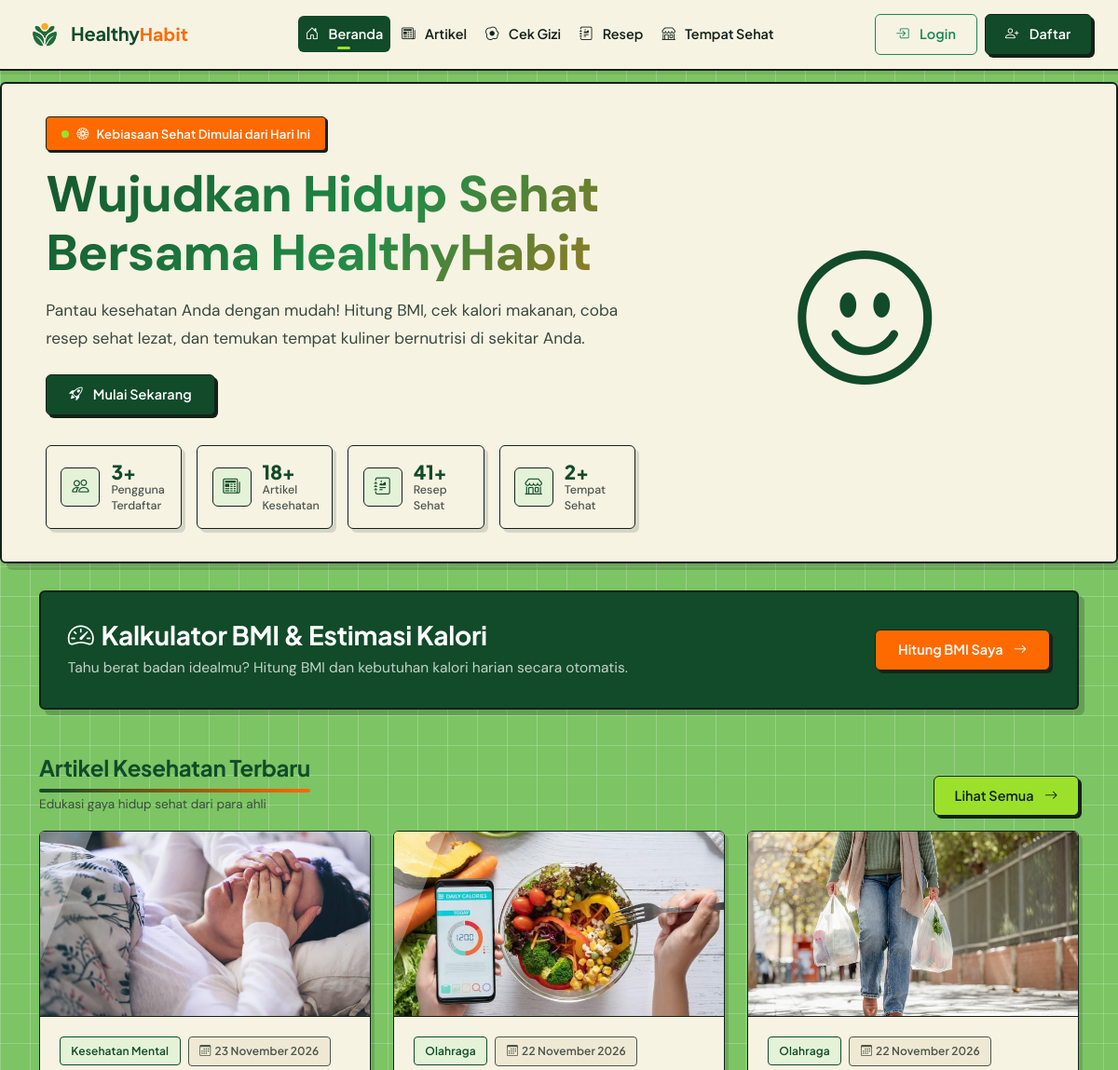
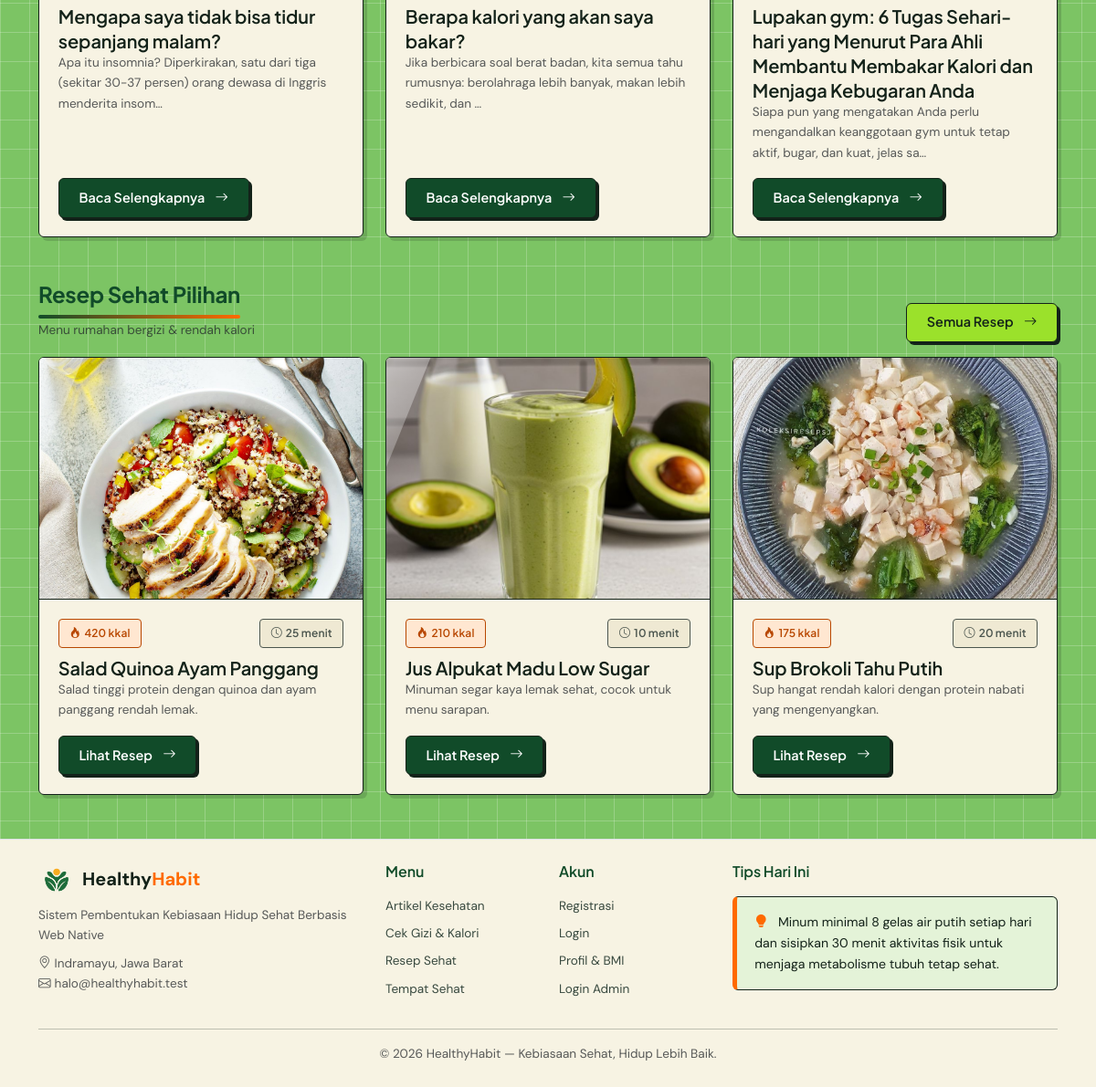
The page / on the database its author committed (2 pictures, top to bottom).
### tables this page shows
CREATE TABLE `artikel_kesehatan` (
  `id_artikel` int(11) NOT NULL AUTO_INCREMENT,
  `id_kategori_artikel` int(11) DEFAULT NULL,
  `id_admin` int(11) DEFAULT NULL,
  `judul_artikel` varchar(180) NOT NULL,
  `isi_artikel` text NOT NULL,
  `foto_artikel` varchar(255) DEFAULT NULL,
  `tanggal_terbit` date NOT NULL,
  PRIMARY KEY (`id_artikel`),
  KEY `fk_artikel_kategori` (`id_kategori_artikel`),
  KEY `fk_artikel_admin` (`id_admin`),
  CONSTRAINT `fk_artikel_admin` FOREIGN KEY (`id_admin`) REFERENCES `users` (`id_pengguna`) ON DELETE SET NULL ON UPDATE CASCADE,
  CONSTRAINT `fk_artikel_kategori` FOREIGN KEY (`id_kategori_artikel`) REFERENCES `kategori_artikel` (`id_kategori_artikel`) ON DELETE SET NULL ON UPDATE CASCADE
);

CREATE TABLE `kategori_artikel` (
  `id_kategori_artikel` int(11) NOT NULL AUTO_INCREMENT,
  `nama_kategori` varchar(60) NOT NULL,
  PRIMARY KEY (`id_kategori_artikel`),
  UNIQUE KEY `uq_kategori_nama` (`nama_kategori`)
);

CREATE TABLE `resep` (
  `id_resep` int(11) NOT NULL AUTO_INCREMENT,
  `id_admin` int(11) DEFAULT NULL,
  `judul_resep` varchar(180) NOT NULL,
  `deskripsi` varchar(255) NOT NULL,
  `bahan_bahan` text NOT NULL,
  `langkah_pembuatan` text NOT NULL,
  `waktu_masak` int(11) NOT NULL DEFAULT 0,
  `status_publikasi` enum('draft','dipublikasikan') NOT NULL DEFAULT 'draft',
  `total_kalori` int(11) NOT NULL DEFAULT 0,
  `foto_resep` varchar(255) DEFAULT NULL,
  PRIMARY KEY (`id_resep`),
  KEY `fk_resep_admin` (`id_admin`),
  CONSTRAINT `fk_resep_admin` FOREIGN KEY (`id_admin`) REFERENCES `users` (`id_pengguna`) ON DELETE SET NULL ON UPDATE CASCADE
);

### app/core/Controller.php (called while the page is built, shortened)
<?php
abstract class Controller
{
    protected function view(string $view, array $data = [], string $layout = 'main'): void
    {
        $contentFile = VIEWS_PATH . '/pages/' . $view . '.php';
        extract($data, EXTR_SKIP);
        require $contentFile;
    }
}

### app/controllers/HomeController.php (called while the page is built, shortened)
<?php
class HomeController extends Controller
{
    public function index(): void
    {
        $this->view('home/index', [
            'pageTitle'  => 'Beranda',
            'activeNav'  => 'beranda',
            'statistik'  => [
                'pengguna' => User::count(),
                'artikel'  => Artikel::count(),
                'resep'    => Resep::count(),
                'tempat'   => Tempat::count(),
            ],
            'artikel' => Artikel::terbaru(3),
            'resep'   => array_slice(Resep::cari(null, 'dipublikasikan'), 0, 3),
        ]);
    }
}

### app/core/Router.php (called while the page is built, shortened)
<?php
class Router
{
    private array $routes = [];
    private function add(string $method, string $pattern, array $handler): void
    {
        $regex = preg_replace_callback(
            '#\{(\w+)(?::([^}]+))?\}#',
            static fn(array $m): string => '(?P<' . $m[1] . '>' . ($m[2] ?? '[^/]+') . ')',
            $pattern
        );
        $this->routes[$method][] = ['#^' . $regex . '$#', $handler, $pattern];
    }
    public function dispatch(string $uri, string $method): void
    {
        $path = (string) parse_url($uri, PHP_URL_PATH);
        $path = '/' . trim($path, '/');
        $method = strtoupper($method);
        $match  = $this->match($method, $path);
        [$handler, $params] = $match;
        [$class, $action]   = $handler;
        $controller = new $class();
        $controller->$action(...array_values($params));
    }
    private function match(string $method, string $path): ?array
    {
        foreach ($this->routes[$method] ?? [] as [$regex, $handler]) {
            if (preg_match($regex, $path, $m)) {
                $params = array_filter($m, 'is_string', ARRAY_FILTER_USE_KEY);
                return [$handler, $params];
            }
        }
        return null;
    }
}

### index.php (called while the page is built, shortened)
<?php
require_once __DIR__ . '/app/helpers/helper.php';
spl_autoload_register(function (string $class): void {
    $candidates = [
        APP_PATH . '/core/' . $class . '.php',
        APP_PATH . '/models/' . $class . '.php',
        APP_PATH . '/services/' . $class . '.php',
        APP_PATH . '/controllers/' . $class . '.php',
        APP_PATH . '/controllers/admin/' . $class . '.php',
    ];
    foreach ($candidates as $file) {
        if (is_file($file)) {
            return;
        }
    }
});
$router = new Router();
$router->dispatch(
    $_SERVER['REQUEST_URI'] ?? '/',
    $_SERVER['REQUEST_METHOD'] ?? 'GET'
);

### app/core/Auth.php (called while the page is built, shortened)
<?php
class Auth
{
    public static function check(): bool
    {
        return isset($_SESSION['user']);
    }
}

### app/core/Database.php (called while the page is built, shortened)
<?php
class Database
{
    private static ?PDO $pdo = null;
    public static function connect(): PDO
    {
        if (self::$pdo instanceof PDO) {
            return self::$pdo;
        }
        $dsn = 'mysql:host=' . DB_HOST
            . ';port=' . DB_PORT
            . ';dbname=' . DB_NAME
            . ';charset=' . DB_CHARSET;
        try {
            self::$pdo = new PDO($dsn, DB_USER, DB_PASS, [
                PDO::ATTR_ERRMODE            => PDO::ERRMODE_EXCEPTION,
                PDO::ATTR_DEFAULT_FETCH_MODE => PDO::FETCH_ASSOC,
                PDO::ATTR_EMULATE_PREPARES   => false,
            ]);
        } catch (PDOException $ex) {
            http_response_code(500);
            exit(
                '<div style="font-family:Poppins,Arial,sans-serif;max-width:640px;margin:60px auto;padding:24px;border:1px solid #e0e0e0;border-radius:12px">'
                . '<h2 style="color:#27824B">Koneksi database gagal</h2>'
                . '<p>Pastikan <b>MySQL (XAMPP)</b> sudah berjalan, lalu impor file '
                . '<b>database/healthyhabit.sql</b> ke phpMyAdmin.</p>'
                . '<p style="color:#c0392b"><code>' . e($ex->getMessage()) . '</code></p>'
                . '</div>'
            );
        }
        return self::$pdo;
    }
}

### app/core/Model.php (called while the page is built, shortened)
<?php
abstract class Model
{
    protected static function db(): PDO
    {
        return Database::connect();
    }
}

### app/models/Artikel.php (called while the page is built, shortened)
<?php
class Artikel extends Model
{
    public static function terbaru(int $limit = 3): array
    {
        $st = static::db()->prepare(
            self::BASE_SELECT . ' ORDER BY a.tanggal_terbit DESC, a.id_artikel DESC LIMIT ' . (int) $limit
        );
        $st->execute();
        return $st->fetchAll();
    }
}

### app/helpers/helper.php (called while the page is built, shortened)
<?php
function e($value): string
{
    return htmlspecialchars((string) $value, ENT_QUOTES, 'UTF-8');
}
function tanggal_indo(?string $date, bool $withTime = false): string
{
    $bulan = [
        1 => 'Januari', 'Februari', 'Maret', 'April', 'Mei', 'Juni',
        'Juli', 'Agustus', 'September', 'Oktober', 'November', 'Desember',
    ];
    $ts = strtotime($date);
    $hasil = date('j', $ts) . ' ' . $bulan[(int) date('n', $ts)] . ' ' . date('Y', $ts);
    return $hasil;
}
function excerpt(?string $html, int $length = 140): string
{
    $text = trim(strip_tags((string) $html));
    if (mb_strlen($text) <= $length) {
        return $text;
    }
    return mb_substr($text, 0, $length) . '…';
}
function img_url(?string $filename, string $subdir): string
{
    if ($filename && is_file(UPLOAD_PATH . '/' . $subdir . '/' . basename($filename))) {
        return UPLOAD_URL . '/' . $subdir . '/' . basename($filename);
    }
    return BASE_URL . '/assets/img/placeholder.svg';
}

### app/models/Resep.php (called while the page is built, shortened)
<?php
class Resep extends Model
{
    public static function cari(?string $q = null, ?string $status = 'dipublikasikan', ?int $maksWaktu = null): array
    {
        $sql = 'SELECT r.*, ad.nama_lengkap AS penulis
                FROM resep r
                LEFT JOIN users ad ON ad.id_pengguna = r.id_admin';
        $where = [];
        $params = [];
        if ($status !== null && $status !== '') {
            $where[] = 'r.status_publikasi = ?';
            $params[] = $status;
        }
        if ($where) {
            $sql .= ' WHERE ' . implode(' AND ', $where);
        }
        $sql .= ' ORDER BY r.id_resep ASC';
        $st = static::db()->prepare($sql);
        $st->execute($params);
        return $st->fetchAll();
    }
}

### app/views/pages/home/index.php (the view, shortened to what this page needs)
<section class="hero">
    <div class="container">
        <div class="row align-items-center g-4">
            <div class="col-lg-7">
                <span class="hero-badge mb-3">
                    <?php if (Auth::check()): ?>
                        ✨ Selamat datang kembali, <?= e(Auth::user()['nama_lengkap']) ?>! Yuk, lanjutkan kebiasaan sehatmu.
                    <?php else: ?>
                        <i class="bi bi-flower1"></i> Kebiasaan Sehat Dimulai dari Hari Ini
                    <?php endif; ?>
                </span>
                <h1 class="mb-3">
                    <span class="text-gradient">Wujudkan Hidup Sehat<br>
                        Bersama HealthyHabit</span>
                </h1>
                <p class="lead mb-4">
                    Pantau kesehatan Anda dengan mudah! Hitung BMI, cek kalori makanan,
                    coba resep sehat lezat, dan temukan tempat kuliner bernutrisi di sekitar Anda.
                </p>
                <?php if (!Auth::check()): ?>
                    <div class="d-flex flex-wrap gap-2">
                        <a href="<?= BASE_URL . '/auth/register' ?>" class="btn btn-green fw-semibold px-4">
                            <i class="bi bi-rocket-takeoff me-1"></i>Mulai Sekarang
                        </a>
                    </div>
                    <div class="row g-3 mt-3">
                        <?php foreach ([
                            ['icon' => 'bi-people', 'num' => $statistik['pengguna'], 'label' => 'Pengguna Terdaftar'],
                            ['icon' => 'bi-newspaper', 'num' => $statistik['artikel'], 'label' => 'Artikel Kesehatan'],
                            ['icon' => 'bi-journal-richtext', 'num' => $statistik['resep'], 'label' => 'Resep Sehat'],
                            ['icon' => 'bi-shop', 'num' => $statistik['tempat'], 'label' => 'Tempat Sehat'],
                        ] as $s): ?>
                            <div class="col-6 col-xl-3">
                                <div class="stat-card h-100">
                                    <span class="stat-icon"><i class="bi <?= $s['icon'] ?>"></i></span>
                                    <div>
                                        <div class="stat-num"><?= (int) $s['num'] ?>+</div>
                                        <div class="stat-label"><?= $s['label'] ?></div>
                                    </div>
                                </div>
                            </div>
                        <?php endforeach; ?>
                    </div>
                <?php endif; ?>
            </div>
            <div class="col-lg-5 text-center d-none d-lg-block">
                <div class="hero-art"><i class="bi bi-emoji-smile"></i></div>
            </div>
        </div>
    </div>
</section>
<section class="container mt-4 mb-4">
    <div class="calc-panel d-flex flex-column flex-md-row align-items-center justify-content-between gap-3">
        <div>
            <h3 class="mb-1 text-white"><i class="bi bi-speedometer2 me-2"></i>Kalkulator BMI &amp; Estimasi Kalori</h3>
            <p class="mb-0 opacity-75">Tahu berat badan idealmu? Hitung BMI dan kebutuhan kalori harian secara otomatis.
            </p>
        </div>
        <a href="<?= BASE_URL ?>/bmi" class="btn btn-orange fw-semibold px-4 flex-shrink-0">
            Hitung BMI Saya <i class="bi bi-arrow-right ms-1"></i>
        </a>
    </div>
</section>
<section class="container mt-5">
    <div class="d-flex justify-content-between align-items-end mb-3 flex-wrap gap-2">
        <div>
            <h2 class="section-title mb-0">Artikel Kesehatan Terbaru</h2>
            <small class="text-muted">Edukasi gaya hidup sehat dari para ahli</small>
        </div>
        <a href="<?= BASE_URL ?>/artikel" class="btn btn-soft-green fw-semibold">
            Lihat Semua <i class="bi bi-arrow-right ms-1"></i>
        </a>
    </div>
    <div class="row g-4">
        <?php foreach ($artikel as $a): ?>
            <div class="col-md-4">
                <div class="card-soft h-100">
                    <div class="ratio ratio-article">
                        <img src="<?= img_url($a['foto_artikel'], 'artikel') ?>" alt="<?= e($a['judul_artikel']) ?>"
                            class="img-cover">
                    </div>
                    <div class="card-body d-flex flex-column">
                        <div class="mb-2">
                            <span class="tag"><?= e($a['nama_kategori'] ?? 'Umum') ?></span>
                            <span class="tag gray ms-1"><i
                                    class="bi bi-calendar3 me-1"></i><?= tanggal_indo($a['tanggal_terbit']) ?></span>
                        </div>
                        <h5 class="card-title"><?= e($a['judul_artikel']) ?></h5>
                        <p class="text-muted small flex-grow-1"><?= e(excerpt($a['isi_artikel'], 110)) ?></p>
                        <a href="<?= BASE_URL ?>/artikel/<?= (int) $a['id_artikel'] ?>"
                            class="btn btn-sm btn-green align-self-start">
                            Baca Selengkapnya <i class="bi bi-arrow-right ms-1"></i>
                        </a>
                    </div>
                </div>
            </div>
        <?php endforeach; ?>
    </div>
</section>
<section class="container mt-5 mb-4">
    <div class="d-flex justify-content-between align-items-end mb-3 flex-wrap gap-2">
        <div>
            <h2 class="section-title mb-0">Resep Sehat Pilihan</h2>
            <small class="text-muted">Menu rumahan bergizi & rendah kalori</small>
        </div>
        <a href="<?= BASE_URL ?>/resep" class="btn btn-soft-green fw-semibold">
            Semua Resep <i class="bi bi-arrow-right ms-1"></i>
        </a>
    </div>
    <div class="row g-4">
        <?php foreach ($resep as $r): ?>
            <div class="col-md-4">
                <div class="card-soft h-100">
                    <div class="ratio ratio-thumb">
                        <img src="<?= img_url($r['foto_resep'], 'resep') ?>" alt="<?= e($r['judul_resep']) ?>"
                            class="img-cover">
                    </div>
                    <div class="card-body d-flex flex-column">
                        <div class="d-flex justify-content-between align-items-start mb-2">
                            <span class="tag orange"><i class="bi bi-fire me-1"></i><?= (int) $r['total_kalori'] ?>
                                kkal</span>
                            <span class="tag gray"><i class="bi bi-clock me-1"></i><?= (int) $r['waktu_masak'] ?>
                                menit</span>
                        </div>
                        <h5 class="card-title"><?= e($r['judul_resep']) ?></h5>
                        <p class="text-muted small flex-grow-1"><?= e(excerpt($r['deskripsi'], 90)) ?></p>
                        <a href="<?= BASE_URL ?>/resep/<?= (int) $r['id_resep'] ?>"
                            class="btn btn-sm btn-green align-self-start">
                            Lihat Resep <i class="bi bi-arrow-right ms-1"></i>
                        </a>
                    </div>
                </div>
            </div>
        <?php endforeach; ?>
    </div>
</section>

### rows shown on the page
artikel_kesehatan: foto_artikel (picture), id_kategori_artikel.nama_kategori "Kesehatan Mental", tanggal_terbit "23 November 2026", judul_artikel "Mengapa saya tidak bisa tidur sepanjang malam?", isi_artikel "Apa itu insomnia? Diperkirakan, satu dari tiga (sekitar 30-37 persen) orang dewasa di Inggris menderita insom…"
artikel_kesehatan: foto_artikel (picture), id_kategori_artikel.nama_kategori "Olahraga", tanggal_terbit "22 November 2026", judul_artikel "Berapa kalori yang akan saya bakar?", isi_artikel "Jika berbicara soal berat badan, kita semua tahu rumusnya: berolahraga lebih banyak, makan lebih sedikit, dan …"
artikel_kesehatan: foto_artikel (picture), id_kategori_artikel.nama_kategori "Olahraga", tanggal_terbit "22 November 2026", judul_artikel "Lupakan gym: 6 Tugas Sehari-hari yang Menurut Para Ahli Membantu Membakar Kalori dan Menjaga Kebugaran Anda", isi_artikel "Siapa pun yang mengatakan Anda perlu mengandalkan keanggotaan gym untuk tetap aktif, bugar, dan kuat, jelas sa…"
resep: foto_resep (picture), total_kalori "420", waktu_masak "25", judul_resep "Salad Quinoa Ayam Panggang", deskripsi "Salad tinggi protein dengan quinoa dan ayam panggang rendah lemak."
resep: foto_resep (picture), total_kalori "210", waktu_masak "10", judul_resep "Jus Alpukat Madu Low Sugar", deskripsi "Minuman segar kaya lemak sehat, cocok untuk menu sarapan."
resep: foto_resep (picture), total_kalori "175", waktu_masak "20", judul_resep "Sup Brokoli Tahu Putih", deskripsi "Sup hangat rendah kalori dengan protein nabati yang mengenyangkan."

### other values the page prints
$s['num'] "3"
$s['label'] "Pengguna Terdaftar"
$s['num'] "18"
$s['label'] "Artikel Kesehatan"
$s['num'] "41"
$s['label'] "Resep Sehat"
$s['num'] "2"
$s['label'] "Tempat Sehat"
APP_TAGLINE "Sistem Pembentukan Kebiasaan Hidup Sehat Berbasis Web Native"
APP_NAME "HealthyHabit"
